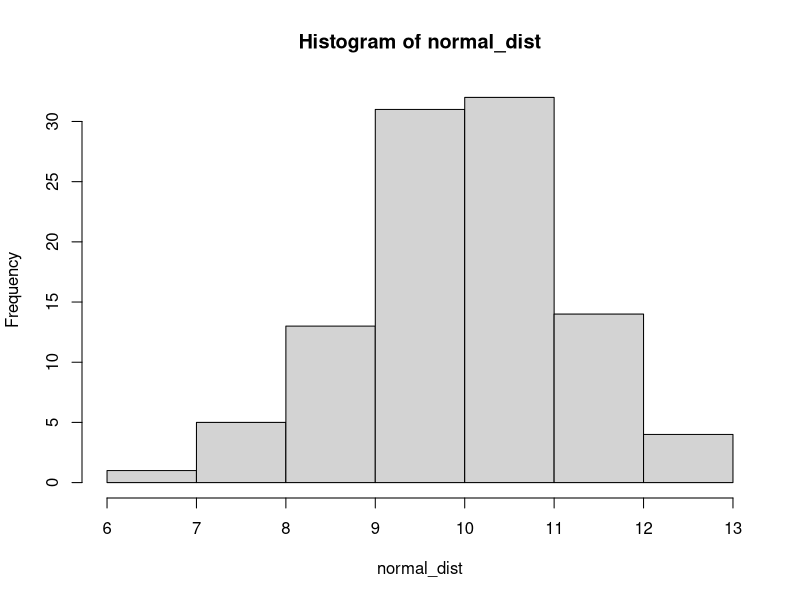
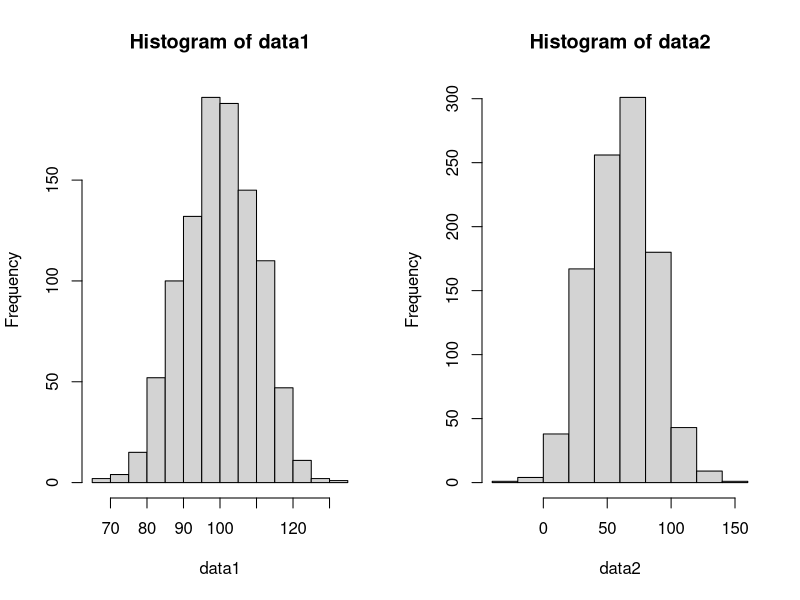
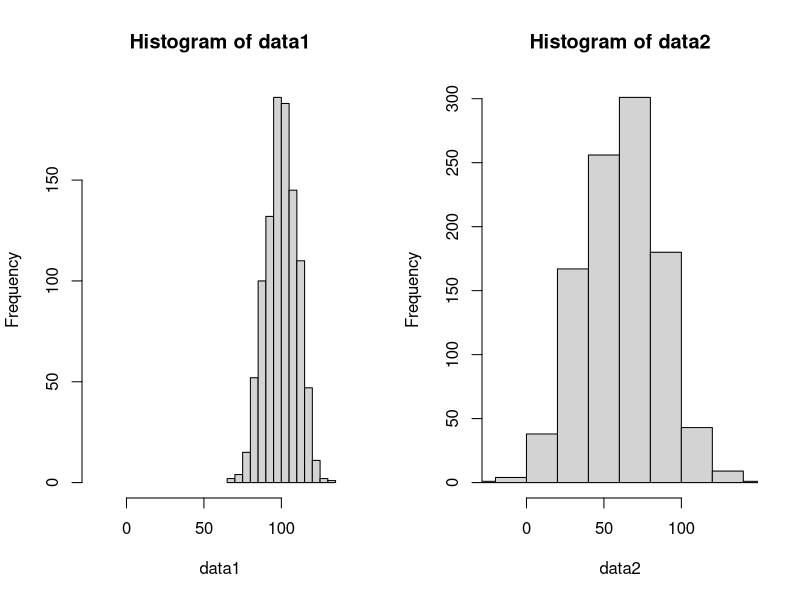

Source code (R) for these figures, in order:
## ---- chunk 1

normal_dist <- rnorm(n = 100, ## 100 samples
                     mean = 10, ## with a mean of 10
                     sd = 1 ## and a standard deviation of 1
                     )


normal_dist
## ---- chunk 2
hist(normal_dist,breaks = 5)
## ---- chunk 3
tab_normal_dist <- summary(normal_dist)

## ---- chunk 4
tab_normal_dist
## ---- chunk 5
data1 <- rnorm(n=1000, 
              mean = 100,
              sd = 10)

data2 <- rnorm(n=1000,
               mean = 60, 
               sd = 25)

## ---- chunk 6
layout(matrix(1:2, ncol = 2))
hist(data1)
hist(data2)
## ---- chunk 7
total_range <- range(data1, data2)
## ---- chunk 8
layout(matrix(1:2, ncol = 2))
hist(data1, xlim = total_range)
hist(data2, xlim = total_range)
## ---- chunk 9

norm_comp_tab <- rbind(summary(data1),
                       summary(data2))

norm_comp_tab

## ---- chunk 10


rownames(norm_comp_tab) ## they're null


if(is.null(rownames(norm_comp_tab))){
  rownames(norm_comp_tab) <- c("data1", "data2")
}

## ---- chunk 11

knitr::kable(norm_comp_tab)
